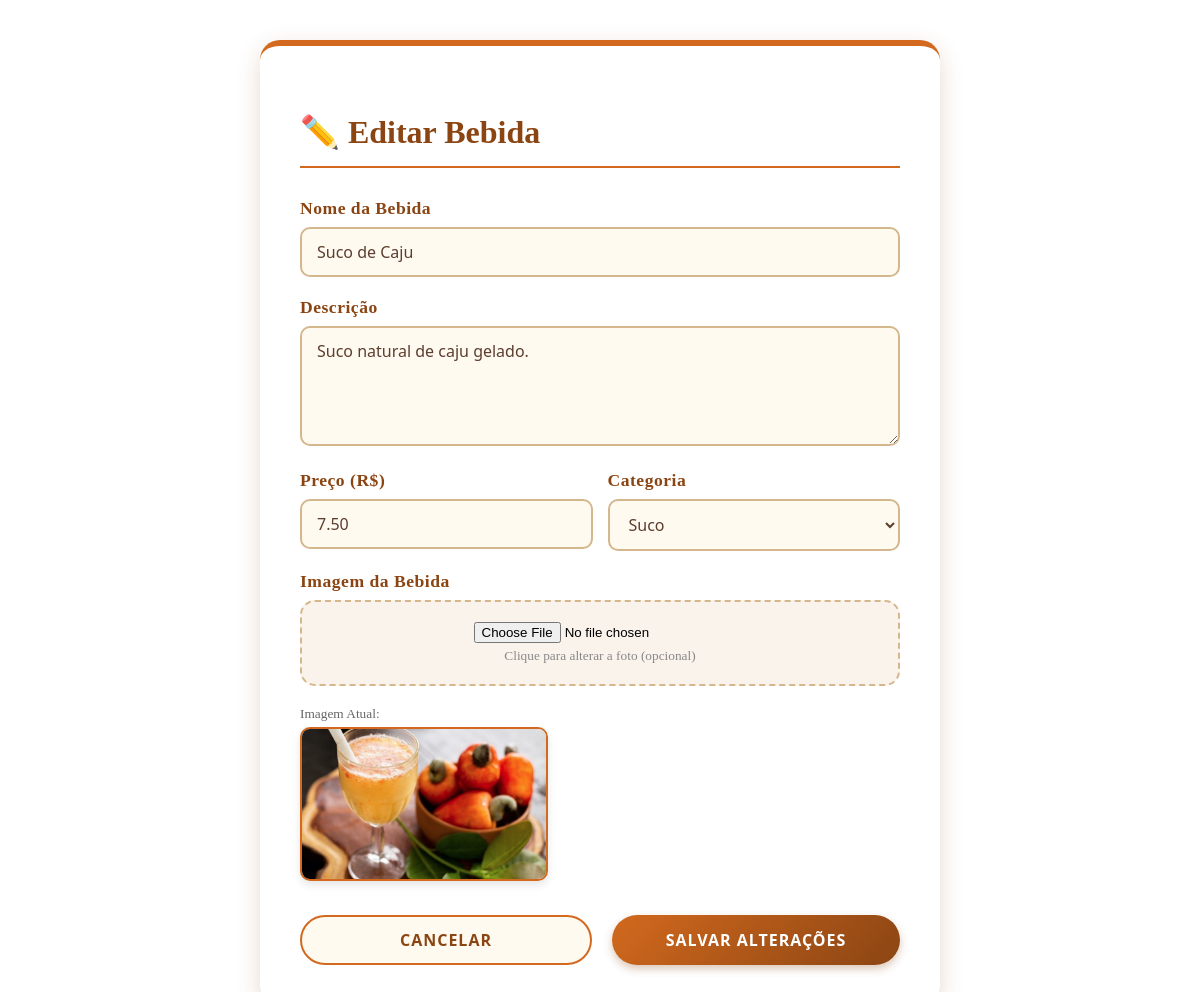
The page /bebidas/editar.php?id=1 on the database its author committed.
### tables this page shows
CREATE TABLE bebidas (
    id INT PRIMARY KEY AUTO_INCREMENT,
    nome VARCHAR(100),
    descricao TEXT,
    preco DECIMAL(10,2),
    imagem VARCHAR(255),
    categoria_id INT,
    FOREIGN KEY (categoria_id) REFERENCES categorias_bebidas(id)
);

CREATE TABLE categorias_bebidas (
    id INT PRIMARY KEY AUTO_INCREMENT,
    nome VARCHAR(50)
);

### bebidas/editar.php (the view, shortened to what this page needs)
<?php
include ("../conexao/conexao.php");
$id = $_GET['id'];
$sql_busca = "SELECT * FROM bebidas WHERE id=$id";
$result_busca = $conn->query($sql_busca);
$bebida = $result_busca->fetch_assoc();
$categorias = $conn->query("SELECT * FROM categorias_bebidas");
?>
<!DOCTYPE html>
<html lang="pt-br">
<head>
    <link rel="stylesheet" href="../css/editar.css">
</head>
<body>
<div class="form-container">
    <h2>✏️ Editar Bebida</h2>
    <form method="POST" enctype="multipart/form-data">
        <label for="nome">Nome da Bebida</label>
        <input type="text" id="nome" name="nome" value="<?= htmlspecialchars($bebida['nome']) ?>" required>
        <label for="descricao">Descrição</label>
        <textarea id="descricao" name="descricao" required><?= htmlspecialchars($bebida['descricao']) ?></textarea>
        <div style="display: flex; gap: 15px;">
            <div style="flex: 1;">
                <label for="preco">Preço (R$)</label>
                <input type="number" step="0.01" id="preco" name="preco" value="<?= $bebida['preco'] ?>" required>
            </div>
            <div style="flex: 1;">
                <label for="categoria">Categoria</label>
                <select id="categoria" name="categoria_id">
                    <?php while ($cat = $categorias->fetch_assoc()) { ?>
                        <option value="<?= $cat['id'] ?>" <?= ($cat['id'] == $bebida['categoria_id']) ? 'selected' : '' ?>>
                            <?= $cat['nome'] ?>
                        </option>
                    <?php } ?>
                </select>
            </div>
        </div>
        <label>Imagem da Bebida</label>
        <div class="file-input-wrapper">
            <input type="file" name="arquivo" accept="image/*">
            <small style="color: #888; display: block; margin-top: 5px;">Clique para alterar a foto (opcional)</small>
        </div>
        <?php if(!empty($bebida['imagem'])): ?>
            <div class="preview-container">
                <small style="display:block; margin-bottom:5px; color:#666">Imagem Atual:</small>
                <?php
                    $imgSrc = (strpos($bebida['imagem'], 'http') === 0) ? $bebida['imagem'] : "../img/" . $bebida['imagem'];
                ?>
                <img src="<?= $imgSrc ?>" class="img-preview" alt="Imagem atual">
            </div>
        <?php endif; ?>
        <div class="btn-group">
            <a href="bebidas.php" class="btn-form btn-cancel">
                 Cancelar
            </a>
            <button type="submit" class="btn-form btn-save">
                 Salvar Alterações
            </button>
        </div>
    </form>
</div>
</body>
</html>

### css/editar.css (style rules this page uses)
.form-container { max-width: 600px; margin: 40px auto; background: white; padding: 40px; border-radius: 20px; box-shadow: 0 8px 25px rgba(139, 69, 19, 0.2); border-top: 6px solid #d2691e; animation: fadeIn 0.5s ease-in-out; }
.form-container h2 { color: #8b4513; font-size: 2em; border-bottom: 2px solid #d2691e; padding-bottom: 15px; margin-bottom: 30px; text-shadow: none; }
.form-container label { display: block; color: #8b4513; font-weight: bold; margin-bottom: 8px; font-size: 1.1em; letter-spacing: 0.5px; }
.form-container input[type="text"], .form-container input[type="number"], .form-container textarea, .form-container select { width: 100%; padding: 12px 15px; border-radius: 10px; border: 2px solid #d4b78c; background-color: #fffaf0; color: #5c3d2e; font-size: 1em; outline: none; transition: all 0.3s ease; box-sizing: border-box; margin-bottom: 20px; font-family: 'Segoe UI', Tahoma, Geneva, Verdana, sans-serif; }
.form-container textarea { min-height: 120px; resize: vertical; }
.file-input-wrapper { border: 2px dashed #d4b78c; background-color: #faf3eb; padding: 20px; text-align: center; border-radius: 15px; margin-bottom: 20px; transition: all 0.3s ease; cursor: pointer; }
.file-input-wrapper input[type="file"] { border: none; background: transparent; padding: 0; margin: 0; }
.img-preview { max-width: 100%; height: 150px; object-fit: cover; border-radius: 10px; border: 2px solid #d2691e; box-shadow: 0 4px 8px rgba(0, 0, 0, 0.1); }
.btn-group { display: flex; gap: 15px; margin-top: 10px; }
.btn-form { flex: 1; padding: 12px 20px; border: none; border-radius: 25px; font-size: 1.1em; font-weight: bold; text-transform: uppercase; letter-spacing: 1px; cursor: pointer; transition: all 0.3s ease; text-align: center; text-decoration: none; display: inline-block; }
.btn-save { background: linear-gradient(135deg, #d2691e, #8b4513); color: white; box-shadow: 0 4px 8px rgba(139, 69, 19, 0.3); }
.btn-cancel { background-color: #e0e0e0; color: #5c3d2e; border: 2px solid #ccc; }
.btn-group { display: flex; gap: 20px; margin-top: 30px; }
.btn-form { flex: 1; padding: 12px 25px; border-radius: 25px; font-weight: bold; text-transform: uppercase; letter-spacing: 1px; cursor: pointer; transition: all 0.3s ease; text-align: center; text-decoration: none; display: flex; justify-content: center; align-items: center; font-size: 1em; font-family: 'Segoe UI', Tahoma, Geneva, Verdana, sans-serif; border: none; }
.btn-cancel { background-color: #fffaf0; color: #8b4513; border: 2px solid #d2691e; box-shadow: none; }

### rows shown on the page
bebidas: nome "Suco de Caju", descricao "Suco natural de caju gelado.", preco "7.50", categoria_id "Suco", imagem (picture)
